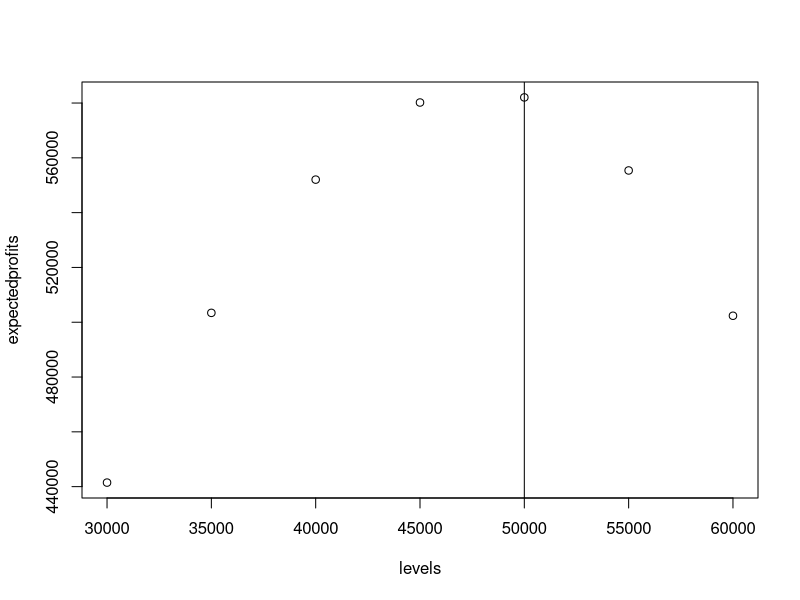
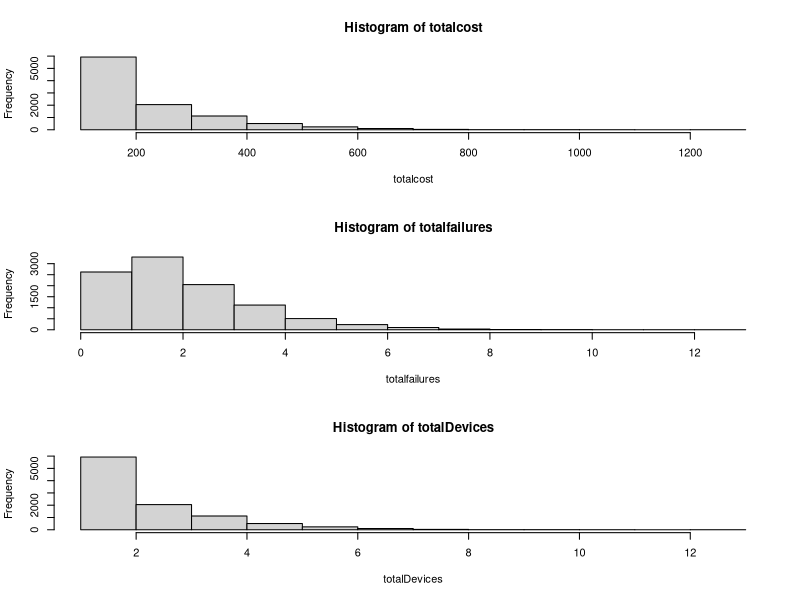
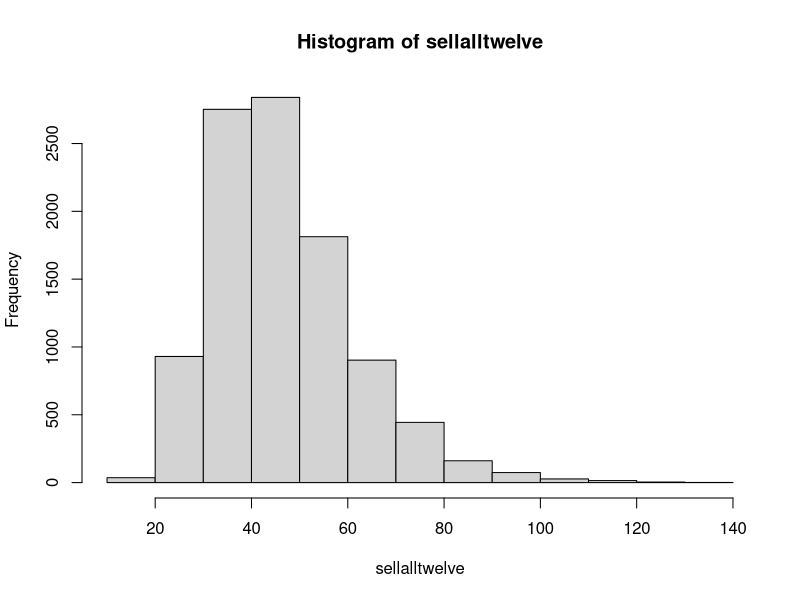

The R source for these figures, in order:
## ---- chunk 1
sims = 10000
years = 10 
levels = c(30000, 35000, 40000, 45000, 50000, 55000, 60000)
mean = 50000
standarddev = 12000
onetime = 16 
price = 3.7 
variable = .2 
OH = .4




profits = cbind(rep(0, 10000), rep(0, 10000), rep(0, 10000), rep(0, 10000), rep(0, 10000), rep(0, 10000), rep(0, 10000))
for(i in 1:sims) {
  demand = rnorm(10, mean, standarddev) 
  for(j in 7:1){
    produce = demand
    produce[produce > levels[j]] = levels[j]
    revenue = price * sum(produce)
    cost = variable * sum(produce) + OH * levels[j] * years + onetime * levels[j]
    profits[i,j] = revenue - cost
  }
}
expectedprofits = c(mean(profits[,1]), mean(profits[,2]), mean(profits[,3]), mean(profits[,4]), mean(profits[,5]), mean(profits[,6]), mean(profits[,7])) 
expectedprofits 



     
## ---- chunk 2
maximized = levels[5]
maxexpected = profits[,5]
plot(levels,expectedprofits); abline(v = maximized)


quantile(maxexpected, c(.05, .95))
## ---- chunk 3
library(plyr)
alpha <- 2
beta <- .5
avrg <- alpha*beta
std.dv <-sqrt(alpha*beta^2)
x<-50
range<- 10000
totalfailures<-rgamma(range,alpha,rate=1)
totalcost<-totalfailures*100
totalcost<-round_any(totalcost,100,f=ceiling)
totalDevices<-totalcost/100
mean(totalcost)
mean(totalfailures)
mean(totalDevices)
     
## ---- chunk 4
par(mfrow=c(3,1))
hist(totalcost); hist(totalfailures); hist(totalDevices);
par(mfrow=c(1,1))
## ---- chunk 5
sims <- 10000 #number of times it is going to run
pincomingcustomers <- c(.15, .25, .3, .2, .1) #number of customers that come in percentage
incomingcustomers <- c(0:4); #potential customers
chance <- .6 #chance they buy a washer
buyingchoicemachine <- c(.4, .35, .25) #percentage of buying what type of machine
diffmachine <- c(5, 4, 3)#different potential machines

sellalltwelve <- rep(0, sims) #how long it will take to sell 12
for(i in 1:sims){
  days = 0 # number of days
  machinesleft = c(5, 5, 5, 5, 5, 4, 4, 4, 4, 3, 3, 3) #what machines are left
  while(length(machinesleft) > 0){
    customersim <- sample(x =incomingcustomers, prob = pincomingcustomers, size = 1) #how many customers will come in
    bought <- rbinom(1, customersim, chance)
    if(bought == 1){
      soldmachines <- sample(x = diffmachine, prob = buyingchoicemachine, size = bought, replace = T)
      sold <- c() #if they can buy their choice machine, it gets added to the vector
      for(j in soldmachines){
        if(j %in% machinesleft){
          sold <- c(sold, j)
        }
      }
      for(b in sold){
        bought <- match(b, machinesleft)
        machinesleft <- machinesleft[-bought]
      }
    }
    days = days + 1  
  }
  sellalltwelve[i] = days
}
     
## ---- chunk 6
mean(sellalltwelve)
hist(sellalltwelve)
